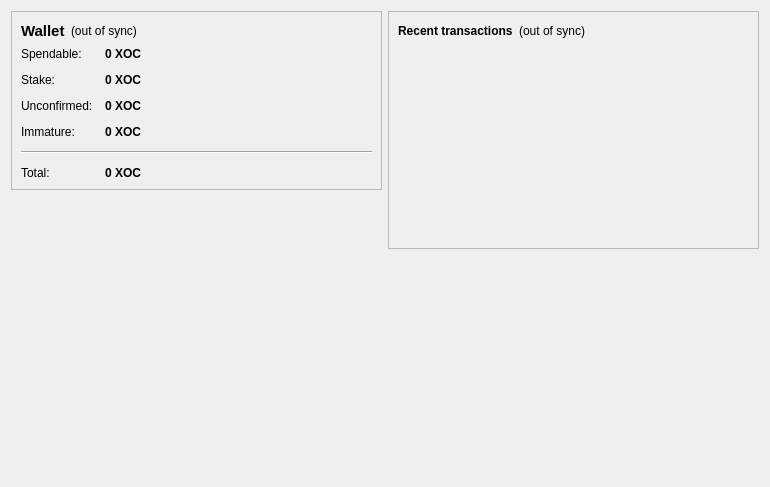
<?xml version="1.0" encoding="UTF-8"?>
<ui version="4.0">
 <class>OverviewPage</class>
 <widget class="QWidget" name="OverviewPage">
  <property name="geometry">
   <rect>
    <x>0</x>
    <y>0</y>
    <width>770</width>
    <height>487</height>
   </rect>
  </property>
  <property name="windowTitle">
   <string>Form</string>
  </property>
  <layout class="QHBoxLayout" name="horizontalLayout" stretch="1,1">
   <item>
    <layout class="QVBoxLayout" name="verticalLayout_2">
     <item>
      <widget class="QFrame" name="frame">
       <property name="frameShape">
        <enum>QFrame::StyledPanel</enum>
       </property>
       <property name="frameShadow">
        <enum>QFrame::Raised</enum>
       </property>
       <layout class="QVBoxLayout" name="verticalLayout_4">
        <item>
         <layout class="QHBoxLayout" name="horizontalLayout_4">
          <item>
           <widget class="QLabel" name="label_5">
            <property name="font">
             <font>
              <pointsize>11</pointsize>
              <weight>75</weight>
              <bold>true</bold>
             </font>
            </property>
            <property name="text">
             <string>Wallet</string>
            </property>
           </widget>
          </item>
          <item>
           <widget class="QLabel" name="labelWalletStatus">
            <property name="toolTip">
             <string>The displayed information may be out of date. Your wallet automatically synchronizes with the xonecoin network after a connection is established, but this process has not completed yet.</string>
            </property>
            <property name="styleSheet">
             <string notr="true"/>
            </property>
            <property name="text">
             <string notr="true">(out of sync)</string>
            </property>
            <property name="alignment">
             <set>Qt::AlignLeading|Qt::AlignLeft|Qt::AlignVCenter</set>
            </property>
           </widget>
          </item>
          <item>
           <spacer name="horizontalSpacer_2">
            <property name="orientation">
             <enum>Qt::Horizontal</enum>
            </property>
            <property name="sizeHint" stdset="0">
             <size>
              <width>40</width>
              <height>20</height>
             </size>
            </property>
           </spacer>
          </item>
         </layout>
        </item>
        <item>
         <layout class="QFormLayout" name="formLayout_2">
          <property name="fieldGrowthPolicy">
           <enum>QFormLayout::AllNonFixedFieldsGrow</enum>
          </property>
          <property name="horizontalSpacing">
           <number>12</number>
          </property>
          <property name="verticalSpacing">
           <number>12</number>
          </property>
          <item row="0" column="0">
           <widget class="QLabel" name="label">
            <property name="text">
             <string>Spendable:</string>
            </property>
           </widget>
          </item>
          <item row="0" column="1">
           <widget class="QLabel" name="labelBalance">
            <property name="font">
             <font>
              <weight>75</weight>
              <bold>true</bold>
             </font>
            </property>
            <property name="cursor">
             <cursorShape>IBeamCursor</cursorShape>
            </property>
            <property name="toolTip">
             <string>Your current spendable balance</string>
            </property>
            <property name="text">
             <string notr="true">0 XOC</string>
            </property>
            <property name="textInteractionFlags">
             <set>Qt::LinksAccessibleByMouse|Qt::TextSelectableByKeyboard|Qt::TextSelectableByMouse</set>
            </property>
           </widget>
          </item>
          <item row="1" column="0">
           <widget class="QLabel" name="label_6">
            <property name="text">
             <string>Stake:</string>
            </property>
           </widget>
          </item>
          <item row="1" column="1">
           <widget class="QLabel" name="labelStake">
            <property name="font">
             <font>
              <weight>75</weight>
              <bold>true</bold>
             </font>
            </property>
            <property name="cursor">
             <cursorShape>IBeamCursor</cursorShape>
            </property>
            <property name="toolTip">
             <string>Total of coins that was staked, and do not yet count toward the current balance</string>
            </property>
            <property name="text">
             <string notr="true">0 XOC</string>
            </property>
            <property name="textInteractionFlags">
             <set>Qt::LinksAccessibleByMouse|Qt::TextSelectableByKeyboard|Qt::TextSelectableByMouse</set>
            </property>
           </widget>
          </item>
          <item row="2" column="0">
           <widget class="QLabel" name="label_3">
            <property name="text">
             <string>Unconfirmed:</string>
            </property>
           </widget>
          </item>
          <item row="2" column="1">
           <widget class="QLabel" name="labelUnconfirmed">
            <property name="font">
             <font>
              <weight>75</weight>
              <bold>true</bold>
             </font>
            </property>
            <property name="cursor">
             <cursorShape>IBeamCursor</cursorShape>
            </property>
            <property name="toolTip">
             <string>Total of transactions that have yet to be confirmed, and do not yet count toward the current balance</string>
            </property>
            <property name="text">
             <string notr="true">0 XOC</string>
            </property>
            <property name="textInteractionFlags">
             <set>Qt::LinksAccessibleByMouse|Qt::TextSelectableByKeyboard|Qt::TextSelectableByMouse</set>
            </property>
           </widget>
          </item>
          <item row="3" column="0">
           <widget class="QLabel" name="labelImmatureText">
            <property name="text">
             <string>Immature:</string>
            </property>
           </widget>
          </item>
          <item row="3" column="1">
           <widget class="QLabel" name="labelImmature">
            <property name="font">
             <font>
              <weight>75</weight>
              <bold>true</bold>
             </font>
            </property>
            <property name="toolTip">
             <string>Mined balance that has not yet matured</string>
            </property>
            <property name="text">
             <string notr="true">0 XOC</string>
            </property>
            <property name="textInteractionFlags">
             <set>Qt::LinksAccessibleByMouse|Qt::TextSelectableByKeyboard|Qt::TextSelectableByMouse</set>
            </property>
           </widget>
          </item>
          <item row="4" column="0" colspan="2">
           <widget class="Line" name="line">
            <property name="orientation">
             <enum>Qt::Horizontal</enum>
            </property>
           </widget>
          </item>
          <item row="5" column="0">
           <widget class="QLabel" name="labelTotalText">
            <property name="text">
             <string>Total:</string>
            </property>
           </widget>
          </item>
          <item row="5" column="1">
           <widget class="QLabel" name="labelTotal">
            <property name="font">
             <font>
              <weight>75</weight>
              <bold>true</bold>
             </font>
            </property>
            <property name="cursor">
             <cursorShape>IBeamCursor</cursorShape>
            </property>
            <property name="toolTip">
             <string>Your current total balance</string>
            </property>
            <property name="text">
             <string notr="true">0 XOC</string>
            </property>
            <property name="textInteractionFlags">
             <set>Qt::LinksAccessibleByMouse|Qt::TextSelectableByKeyboard|Qt::TextSelectableByMouse</set>
            </property>
           </widget>
          </item>
         </layout>
        </item>
       </layout>
      </widget>
     </item>
     <item>
      <spacer name="verticalSpacer">
       <property name="orientation">
        <enum>Qt::Vertical</enum>
       </property>
       <property name="sizeHint" stdset="0">
        <size>
         <width>20</width>
         <height>40</height>
        </size>
       </property>
      </spacer>
     </item>
     <item>
      <widget class="QLabel" name="label_2">
       <property name="autoFillBackground">
        <bool>true</bool>
       </property>
       <property name="text">
        <string/>
       </property>
       <property name="pixmap">
        <pixmap resource="../bitcoin.qrc">:/icons/mastbg</pixmap>
       </property>
       <property name="scaledContents">
        <bool>false</bool>
       </property>
       <property name="margin">
        <number>0</number>
       </property>
      </widget>
     </item>
    </layout>
   </item>
   <item>
    <layout class="QVBoxLayout" name="verticalLayout_3">
     <item>
      <widget class="QFrame" name="frame_2">
       <property name="frameShape">
        <enum>QFrame::StyledPanel</enum>
       </property>
       <property name="frameShadow">
        <enum>QFrame::Raised</enum>
       </property>
       <layout class="QVBoxLayout" name="verticalLayout">
        <item>
         <layout class="QHBoxLayout" name="horizontalLayout_2">
          <item>
           <widget class="QLabel" name="label_4">
            <property name="text">
             <string>&lt;b&gt;Recent transactions&lt;/b&gt;</string>
            </property>
           </widget>
          </item>
          <item>
           <widget class="QLabel" name="labelTransactionsStatus">
            <property name="toolTip">
             <string>The displayed information may be out of date. Your wallet automatically synchronizes with the xonecoin network after a connection is established, but this process has not completed yet.</string>
            </property>
            <property name="styleSheet">
             <string notr="true"/>
            </property>
            <property name="text">
             <string notr="true">(out of sync)</string>
            </property>
            <property name="alignment">
             <set>Qt::AlignRight|Qt::AlignTrailing|Qt::AlignVCenter</set>
            </property>
           </widget>
          </item>
          <item>
           <spacer name="horizontalSpacer">
            <property name="orientation">
             <enum>Qt::Horizontal</enum>
            </property>
            <property name="sizeHint" stdset="0">
             <size>
              <width>40</width>
              <height>20</height>
             </size>
            </property>
           </spacer>
          </item>
         </layout>
        </item>
        <item>
         <widget class="QListView" name="listTransactions">
          <property name="styleSheet">
           <string notr="true">QListView { background: transparent; }</string>
          </property>
          <property name="frameShape">
           <enum>QFrame::NoFrame</enum>
          </property>
          <property name="verticalScrollBarPolicy">
           <enum>Qt::ScrollBarAlwaysOff</enum>
          </property>
          <property name="horizontalScrollBarPolicy">
           <enum>Qt::ScrollBarAlwaysOff</enum>
          </property>
          <property name="selectionMode">
           <enum>QAbstractItemView::NoSelection</enum>
          </property>
         </widget>
        </item>
       </layout>
      </widget>
     </item>
     <item>
      <spacer name="verticalSpacer_2">
       <property name="orientation">
        <enum>Qt::Vertical</enum>
       </property>
       <property name="sizeHint" stdset="0">
        <size>
         <width>20</width>
         <height>40</height>
        </size>
       </property>
      </spacer>
     </item>
    </layout>
   </item>
  </layout>
 </widget>
 <resources>
  <include location="../bitcoin.qrc"/>
 </resources>
 <connections/>
</ui>
